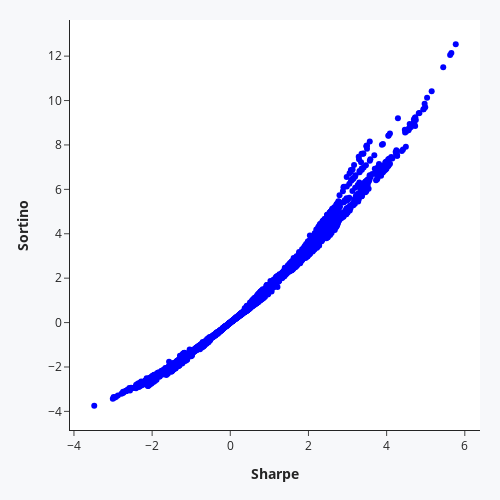

This figure's notebook cell:
### Markdown cell above
Let’s look at the correlation between the two indices

### Code cell
fig_corr = go.Figure()

fig_corr.add_trace({'type':'scatter',
                    'x': sharpe_qs,
                    'y': sortino_qs,
                    'mode': 'markers',
                    'line':{'color':'blue'}})

fig_corr.update_layout(template='simple_white', paper_bgcolor="#f7f8fa",
                        margin=dict(l=70, r=20, t=20, b=70),
                        xaxis_title='<b>Sharpe', yaxis_title='<b>Sortino',
                        width=500, height=500)

### Figure 1 — Plotly figure (JSON) as saved in the notebook; plotly's stock layout.template omitted (floating-point values rounded to 4 significant figures; data arrays with more than 128 entries replaced by an {"elided": "..."} marker saying what was removed)
{"data": [{"line": {"color": "blue"}, "mode": "markers", "type": "scatter", "x": {"elided": "2347 float values"}, "y": {"elided": "2347 float values"}}], "layout": {"height": 500, "margin": {"b": 70, "l": 70, "r": 20, "t": 20}, "paper_bgcolor": "#f7f8fa", "width": 500, "xaxis": {"title": {"text": "<b>Sharpe"}}, "yaxis": {"title": {"text": "<b>Sortino"}}}}
